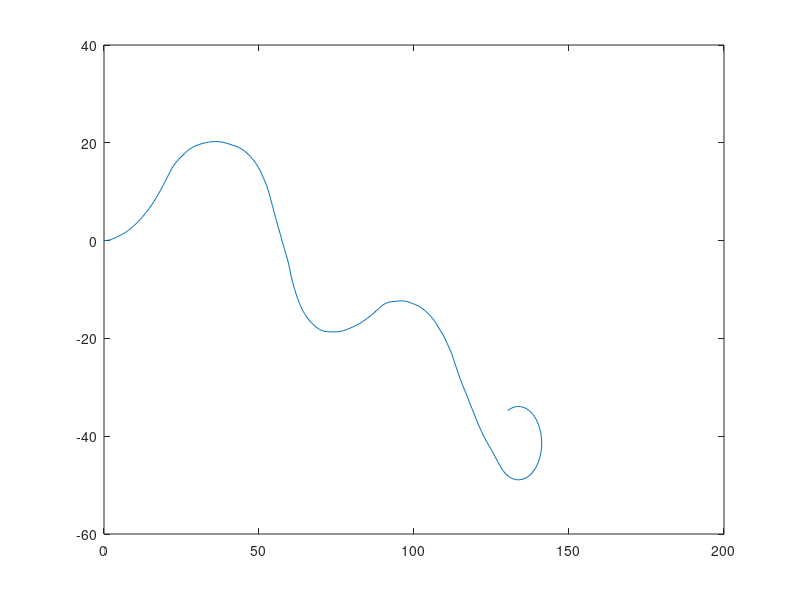

MATLAB code for this plot:
fid=fopen('robot.txt');
s=textscan(fid,'%f %f %f %f %f','headerlines',23);
fclose(fid);
t=s{1};
x=s{2};
angle=s{3};
Vl = s{4};
Vr = s{5};

%prepare arrays for our x and y
xc=zeros;
y = zeros;
%number of iterations in for
j = size(angle);

lastx = 0.0;
lasty = 0.0;
last_angle = 0.0;
last_time = t(1);

%computaitons according to the attached document
for i = 1:j
    dt = t(i) - last_time;
    
    
    left = 0.0471 * Vl(i);
    right = 0.0471 * Vr(i);
    
    if abs(left-right)<0.00001
        currx = lastx + left * cos(last_angle) * dt;
        curry = lasty + left * sin(last_angle) * dt;
        
        current_angle = last_angle;
    else 
        %7.5 - half of the wheel base
        %15 - wheel base
        r = 7.5 * ((right + left) / ((right - left)));
        omdt = dt * (right - left) / 15;
        
        iccx = lastx - r * sin(last_angle);
        iccy = lasty + r * cos(last_angle);
        
        cos_temp = cos(omdt);
        sin_temp = sin(omdt);
        
        currx = cos_temp * (lastx - iccx) - sin_temp * (lasty - iccy) + iccx;
        curry = sin_temp * (lastx - iccx) + cos_temp * (lasty - iccy) + iccy;
        current_angle = last_angle + omdt;
    end
    xc(i) = currx;
    y(i) = -1 * curry;
    
    lastx = currx;
    lasty = curry;
    last_angle = current_angle;
    last_time = t(i);
end
%plotting
plot(xc,y);

        